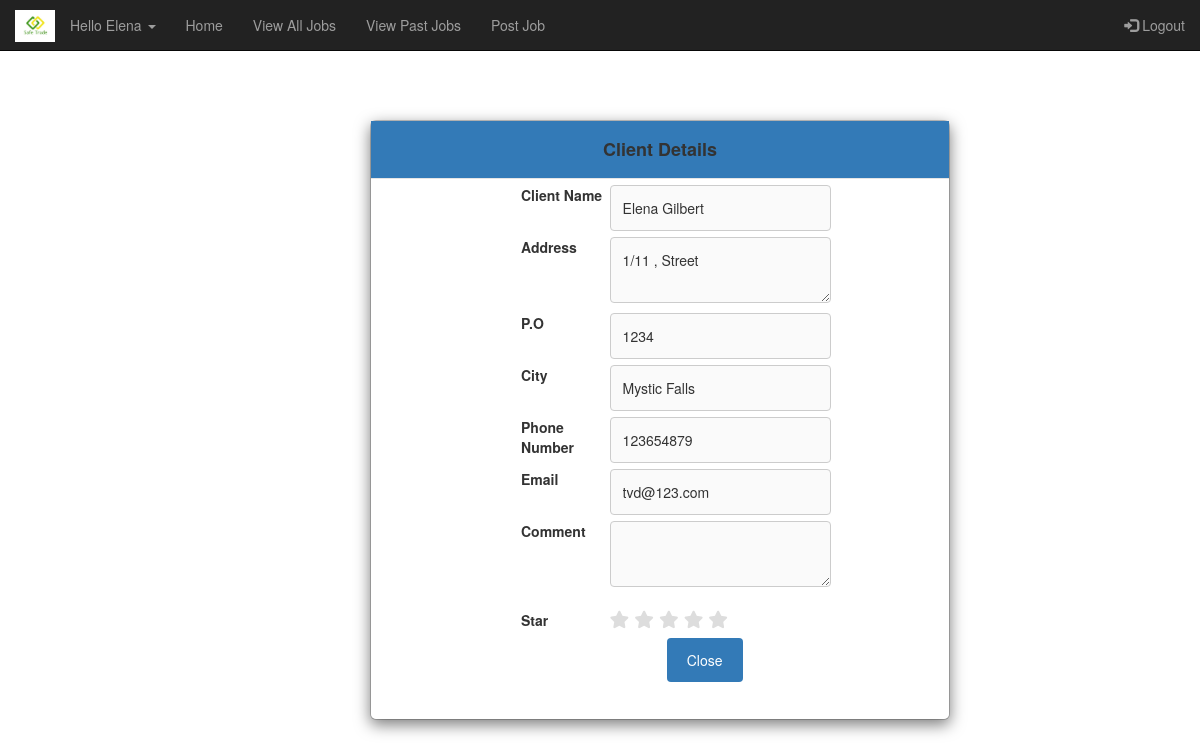
The app's page /showClientDetails.php?uid=19&jid=23 (signed in), older data.
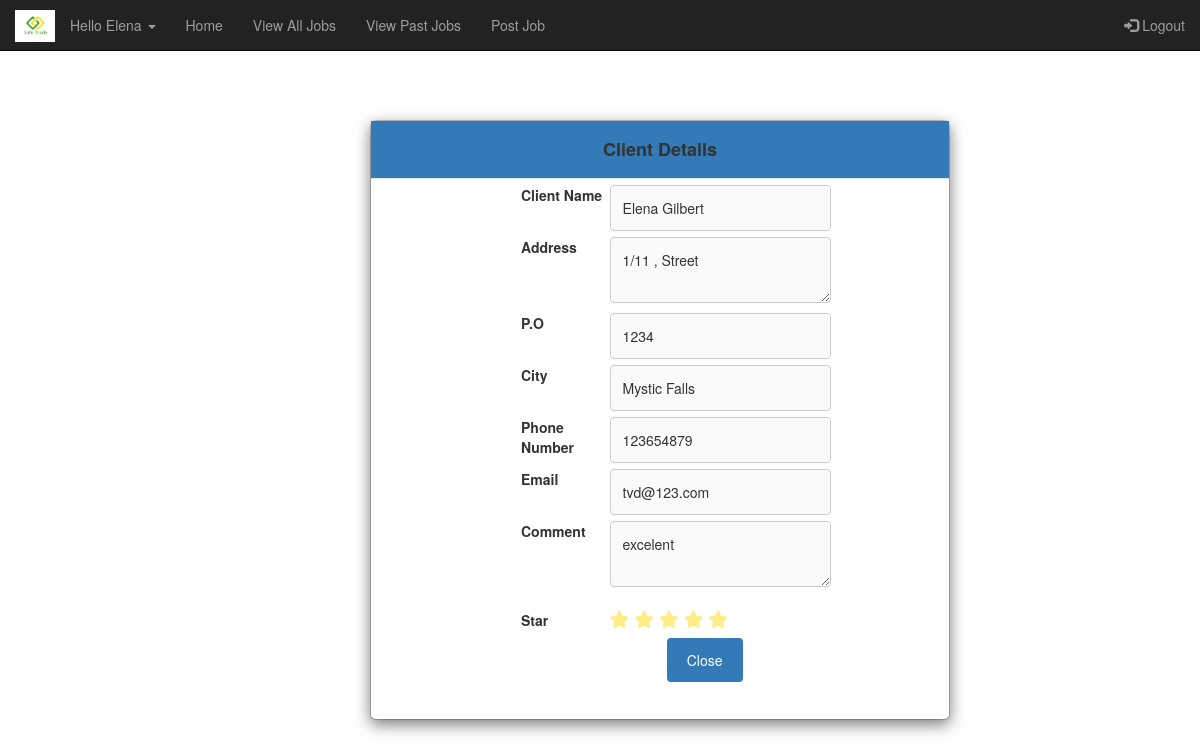
The same page, newer data.
### tables this page shows
CREATE TABLE `reviewdetails` (
  `rid` int(11) NOT NULL,
  `EstimateId` int(11) NOT NULL,
  `Comment` varchar(255) NOT NULL,
  `Rating` int(11) NOT NULL
);

### classes/Review.php (called while the page is built, shortened)
<?php
class Review{
  private $comment = "";
  public function __construct($rid, $eid,$comment, $rating){
    $this->comment = $comment;
      }
      public static function find($mysqli, $eid){
        $result = false;
        $sql1= sprintf("select * from estimatedetails where JobId=%s", $eid);
        $qqresult = $mysqli->query($sql1);
        if ($qqresult){
          if ($qqresult->num_rows == 1){
            $row = $qqresult->fetch_assoc();
            $estimateid= $row['EstimateId'];
          }
        }
        $sql = sprintf("select * from reviewdetails where EstimateId=%s", $estimateid);
        $qresult = $mysqli->query($sql);
        if ($qresult){
          if ($qresult->num_rows == 1){
            $row = $qresult->fetch_assoc();
            $review = new Review($row['rid'],$row['EstimateId'], $row['Comment'],$row['Rating']);
            $result = $review;
          }
        }
        return $result;
      }
  public function getComment(){
    return $this->comment;
  }
    }
    ?>

### showClientDetails.php (the view, shortened to what the changed rows need)
<?php
require_once("headers.php");
require_once("footer.php");
?>
<head>
     <link rel="stylesheet" href="https://maxcdn.bootstrapcdn.com/bootstrap/3.4.0/css/bootstrap.min.css">
</head>
<body>
               <div class="modal-content" style="height: 600px;width: 50%;margin-left: 350px;">
                         <?php $r = Review::find($mysqli, $_GET['jid']);
                         $five="";
                         $four="";
                         $three="";
                         $two="";
                         $one="";
                         ?>
                         <div class="row"><div class="col-25"><label>Comment</label></div> <div class="col-75"><textarea name="comment" disabled type="text" value=""><?php if($r){ echo $r->getComment();}?></textarea></div></div>
                         <div class="row"><div class="col-25"><label  style="margin-top:13px">Star</label></div> <div class="col-75">
                         <p>
                    <fieldset class="rating">
                    <?php
                    if($r){
                    $rr= $r->getRating();
                    if ($rr==5){
                      $five="checked";
                    }
                  }
                    ?>
                        <input type="radio" id="star5" name="rating" value="5" <?php echo $five; ?>/><label class = "full" for="star5" title="Awesome - 5 stars"></label>
                        <input type="radio" id="star4" name="rating" value="4" <?php echo $four; ?>/><label class = "full" for="star4" title="Pretty good - 4 stars"></label>
                        <input type="radio" id="star3" name="rating" value="3" <?php echo $three; ?>/><label class = "full" for="star3" title="Meh - 3 stars"></label>
                        <input type="radio" id="star2" name="rating" value="2" <?php echo $two; ?>/><label class = "full" for="star2" title="Kinda bad - 2 stars"></label>
                        <input type="radio" id="star1" name="rating" value="1" <?php echo $one; ?>/><label class = "full" for="star1" title="Sucks big time - 1 star"></label>
                    </fieldset>
                    </p>
                        </div></div>
               </div>
</body>
</html>

Row changes from the older to the newer data that the page shows:
added reviewdetails: comment "excelent"
